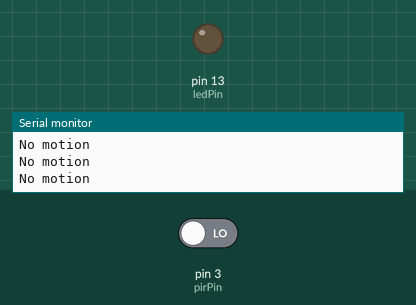
Recording of a sketch running on a simulated Arduino Uno, built with avr-gcc and run on an emulated ATmega328P. On the bench: output pins drawn as LEDs (lit = HIGH), the last lines printed to the serial monitor. The inputs (shaded band) are chosen by the test bench; at power-on: pin 3 (pirPin) LOW.

Above: at 1.8 s.
1.9 s: pin 3 (pirPin) driven HIGH
At 2.7 s:
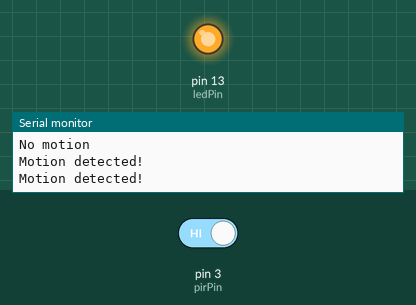
3.5 s: pin 3 (pirPin) driven LOW
At 3.9 s:
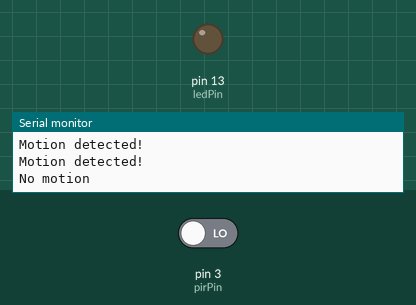
Timing chart, 0 to 6.5 s (numbered marks = the images above; inputs shaded):
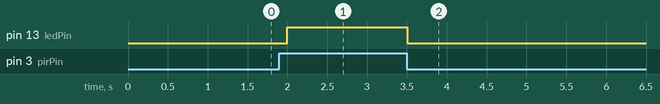

Measured:
- after the input at 1.9 s, pin 13 (ledPin): LOW → HIGH after 0.10 s
- after the input at 3.5 s, pin 13 (ledPin): HIGH → LOW at once

The sketch:

motion_activated_security_light.ino
```cpp
int pirPin = 3;     // PIR sensor output pin
int ledPin = 13;    // LED pin

void setup() {
  pinMode(pirPin, INPUT);
  pinMode(ledPin, OUTPUT);
  Serial.begin(9600);
}

void loop() {
  int motion = digitalRead(pirPin);

  if (motion == HIGH) {
    digitalWrite(ledPin, HIGH);   // Turn on LED when motion is detected
    Serial.println("Motion detected!");
  } else {
    digitalWrite(ledPin, LOW);    // Turn off LED when no motion
    Serial.println("No motion");
  }

  delay(500);
}
```
